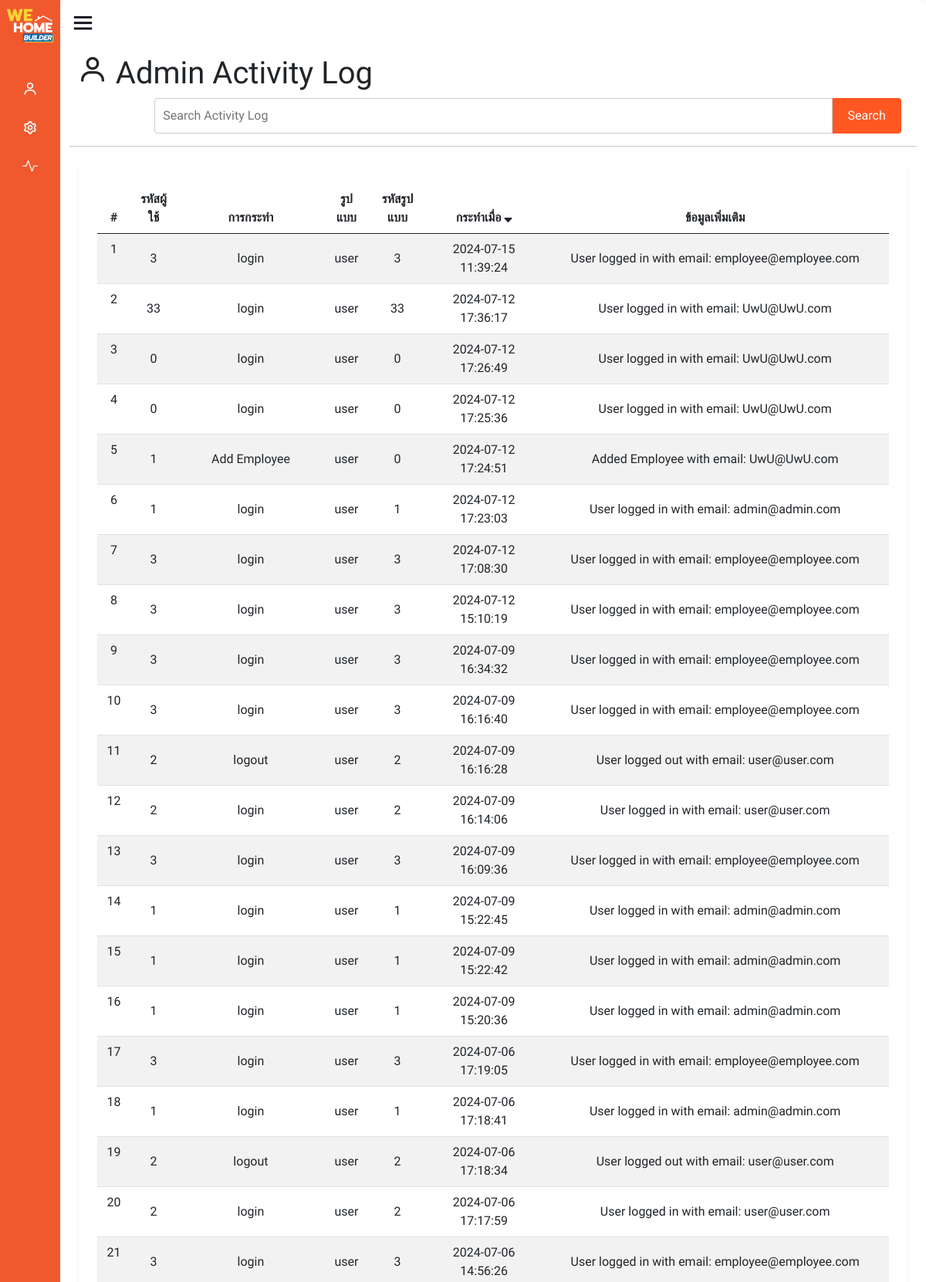
The page /view/admin/activity.php (upper part) on the database its author committed.
### tables this page shows
CREATE TABLE IF NOT EXISTS `admin_activity_log` (
  `id` int(11) NOT NULL AUTO_INCREMENT,
  `userId` int(11) NOT NULL,
  `action` varchar(50) NOT NULL,
  `entity` varchar(50) NOT NULL,
  `entity_id` int(11) NOT NULL,
  `create_at` timestamp NOT NULL DEFAULT current_timestamp(),
  `additional_info` text DEFAULT NULL,
  PRIMARY KEY (`id`),
  KEY `fk_user_id` (`userId`)
);

### view/admin/activity.php (the view, shortened to what this page needs)
<?php
$sort_order = isset($_GET['sort']) && $_GET['sort'] == 'asc' ? 'asc' : 'desc';
$new_sort_order = $sort_order == 'asc' ? 'desc' : 'asc';
$icon = $sort_order == 'asc' ? 'fa-sort-up' : 'fa-sort-down';
$search = isset($_GET['search']) ? htmlspecialchars($_GET['search']) : '';
?>
<!DOCTYPE html>
<html lang="th">
<head>
    <link rel="stylesheet" href="https://fastly.jsdelivr.net/npm/bootstrap@5.0.0-beta1/dist/css/bootstrap.min.css">
    <link rel="stylesheet" href="https://cdnjs.cloudflare.com/ajax/libs/font-awesome/6.0.0-beta3/css/all.min.css">
</head>
<body>
    <?php include('function/sidebar.php'); ?>
    <br>
    <h1 class="app-page-title">&nbsp;<i class="bx bx-user"></i> Admin Activity Log</h1>
    <form method="GET" action="" class="search-form">
        <input class="insearch" type="text" name="search" placeholder="Search Activity Log" value="<?php echo $search; ?>">
        <button type="submit" class="search">Search</button>
    </form>
    <hr class="mb-4">
    <div class="container">
        <div class="row g-4 settings-section">
            <div class="col-12 col-md-12">
                <div class="app-card app-card-settings shadow-sm p-4">
                    <div class="app-card-body">
                        <div class="table-responsive">
                            <table class="table table-striped" id="Tableall">
                                <thead>
                                    <tr>
                                        <th scope="col" style="text-align: center;">#</th>
                                        <th scope="col" style="text-align: center;">รหัสผู้ใช้</th>
                                        <th scope="col" style="text-align: center;">การกระทำ</th>
                                        <th scope="col" style="text-align: center;">รูปแบบ</th>
                                        <th scope="col" style="text-align: center;">รหัสรูปแบบ</th>
                                        <th scope="col" style="text-align: center;" class="sortable-column">
                                            <a href="?sort=<?php echo $new_sort_order; ?>">กระทำเมื่อ <i class="fas <?php echo $icon; ?>"></i></a>
                                        </th>
                                        <th scope="col" style="text-align: center;">ข้อมูลเพิ่มเติม</th>
                                    </tr>
                                </thead>
                                <tbody class="text-center">
                                    <?php
                                    $i = 1;
                                    $sql = "SELECT * FROM admin_activity_log
                                            WHERE userId LIKE '%$search%'
                                               OR action LIKE '%$search%'
                                               OR entity LIKE '%$search%'
                                               OR entity_id LIKE '%$search%'
                                               OR create_at LIKE '%$search%'
                                               OR additional_info LIKE '%$search%'
                                            ORDER BY create_at $sort_order";
                                    $query = $conn->query($sql);
                                    foreach ($query as $row) :
                                    ?>
                                        <tr>
                                            <td><?php echo $i++; ?></td>
                                            <td class="align-middle"><?php echo $row['userId'] ?></td>
                                            <td class="align-middle"><?php echo $row['action'] ?></td>
                                            <td class="align-middle"><?php echo $row['entity'] ?></td>
                                            <td class="align-middle"><?php echo $row['entity_id']; ?></td>
                                            <td class="align-middle"><?php echo $row['create_at'] ?></td>
                                            <td class="align-middle"><?php echo $row['additional_info'] ?></td>
                                        </tr>
                                    <?php endforeach; ?>
                                </tbody>
                            </table>
                        </div>
                    </div>
                </div>
            </div>
        </div>
    </div>
</body>
</html>

### view/admin/function/sidebar.php (shortened to what this page needs)
<!DOCTYPE html>
<html lang="en" dir="ltr">
<head>
  <link href='https://unpkg.com/boxicons@2.0.7/css/boxicons.min.css' rel='stylesheet'>
  <link rel="stylesheet" href="https://cdn.jsdelivr.net/npm/bootstrap-icons@1.11.3/font/bootstrap-icons.min.css">
</head>
<body>
  <div class="sidebar close">
    <div class="logo-details">
      <img src="../../view/assets/img/logo/logo.png" alt="logo of wehome" weight="50px" height="50px" style="padding-left:8px; padding-right:10px;" />
    </div>
    <ul class="nav-links">
      <li>
        <div class="iocn-link">
          <a href="#">
            <i class="bx bx-user nav_icon"></i>
          </a>
        </div>
      </li>
      <li>
        <div class="iocn-link">
          <a href="#">
            <i class="bx bx-cog nav_icon"></i>
          </a>
        </div>
      </li>
      <li>
        <a href="../admin/activity.php">
          <i class="bi bi-activity nav_icon"></i>
        </a>
      </li>
    </ul>
  </div>
  <section class="home-section">
    <div class="home-content">
      <i class='bx bx-menu'></i>
    </div>
</body>
</html>

### view/admin/activity.php (style rules this page uses)
.home-section { max-height: 100vh; overflow-y: auto; overflow-x: hidden; padding: 20px; background-color: #f9f9f9; box-shadow: 0 0 10px rgba(0, 0, 0, 0.1); border-radius: 10px; }
.sortable-column a { text-decoration: none; color: inherit; }
.search-form { display: flex; justify-content: center; }
.insearch { width: 80%; margin: 0 0 0 90px; padding: 10px; border: 1px solid #ccc; border-radius: 4px 0 0 4px; outline: none; }
.search { padding: 10px 20px; border: none; background-color: #ff5722; color: white; border-radius: 0 4px 4px 0; cursor: pointer; }

### view/admin/function/sidebar.php (style rules this page uses)
* { margin: 0; padding: 0; box-sizing: border-box; font-family: 'Kanit', sans-serif; }
body { overflow: hidden; }
.sidebar { position: fixed; top: 0; left: 0; height: 100%; width: 300px; background: #F0592E; z-index: 100; transition: all 0.5s ease; }
.sidebar.close { width: 78px; }
.sidebar .logo-details { height: 60px; width: 100%; display: flex; align-items: center; }
.sidebar .nav-links { height: 100%; padding: 30px 0 150px 0; overflow: auto; }
.sidebar.close .nav-links { overflow: visible; }
.sidebar .nav-links li { position: relative; list-style: none; transition: all 0.4s ease; }
.sidebar .nav-links li .iocn-link { display: flex; align-items: center; justify-content: space-between; }
.sidebar.close .nav-links li .iocn-link { display: block; }
.sidebar .nav-links li i { height: 50px; min-width: 78px; text-align: center; line-height: 50px; color: #fff; font-size: 20px; cursor: pointer; transition: all 0.3s ease; }
.sidebar .nav-links li a { display: flex; align-items: center; text-decoration: none; }
.home-section { position: relative; background: #fff; height: 100vh; left: 300px; width: calc(100% - 300px); transition: all 0.5s ease; padding: 12px; }
.sidebar.close~.home-section { left: 78px; width: calc(100% - 78px); }
.home-content { display: flex; align-items: center; flex-wrap: wrap; }
.home-section .home-content .bx-menu, .home-section .home-content .text { color: #11101d; font-size: 35px; }
.home-section .home-content .bx-menu { cursor: pointer; margin-right: 10px; }

### rows shown on the page
admin_activity_log: userId "3", action "login", entity "user", entity "3", create_at "2024-07-15 11:39:24", additional_info "User logged in with email: employee@employee.com"
admin_activity_log: userId "33", action "login", entity "user", entity "33", create_at "2024-07-12 17:36:17", additional_info "User logged in with email: UwU@UwU.com"
admin_activity_log: userId "0", action "login", entity "user", entity "0", create_at "2024-07-12 17:26:49", additional_info "User logged in with email: UwU@UwU.com"
admin_activity_log: userId "0", action "login", entity "user", entity "0", create_at "2024-07-12 17:25:36", additional_info "User logged in with email: UwU@UwU.com"
admin_activity_log: userId "1", action "Add Employee", entity "user", entity "0", create_at "2024-07-12 17:24:51", additional_info "Added Employee with email: UwU@UwU.com"
admin_activity_log: userId "1", action "login", entity "user", entity "1", create_at "2024-07-12 17:23:03", additional_info "User logged in with email: admin@admin.com"
admin_activity_log: userId "3", action "login", entity "user", entity "3", create_at "2024-07-12 17:08:30", additional_info "User logged in with email: employee@employee.com"
admin_activity_log: userId "3", action "login", entity "user", entity "3", create_at "2024-07-12 15:10:19", additional_info "User logged in with email: employee@employee.com"
admin_activity_log: userId "3", action "login", entity "user", entity "3", create_at "2024-07-09 16:34:32", additional_info "User logged in with email: employee@employee.com"
admin_activity_log: userId "3", action "login", entity "user", entity "3", create_at "2024-07-09 16:16:40", additional_info "User logged in with email: employee@employee.com"
admin_activity_log: userId "2", action "logout", entity "user", entity "2", create_at "2024-07-09 16:16:28", additional_info "User logged out with email: user@user.com"
admin_activity_log: userId "2", action "login", entity "user", entity "2", create_at "2024-07-09 16:14:06", additional_info "User logged in with email: user@user.com"
admin_activity_log: userId "3", action "login", entity "user", entity "3", create_at "2024-07-09 16:09:36", additional_info "User logged in with email: employee@employee.com"
admin_activity_log: userId "1", action "login", entity "user", entity "1", create_at "2024-07-09 15:22:45", additional_info "User logged in with email: admin@admin.com"
admin_activity_log: userId "1", action "login", entity "user", entity "1", create_at "2024-07-09 15:22:42", additional_info "User logged in with email: admin@admin.com"
admin_activity_log: userId "1", action "login", entity "user", entity "1", create_at "2024-07-09 15:20:36", additional_info "User logged in with email: admin@admin.com"
admin_activity_log: userId "3", action "login", entity "user", entity "3", create_at "2024-07-06 17:19:05", additional_info "User logged in with email: employee@employee.com"
admin_activity_log: userId "1", action "login", entity "user", entity "1", create_at "2024-07-06 17:18:41", additional_info "User logged in with email: admin@admin.com"
admin_activity_log: userId "2", action "logout", entity "user", entity "2", create_at "2024-07-06 17:18:34", additional_info "User logged out with email: user@user.com"
admin_activity_log: userId "2", action "login", entity "user", entity "2", create_at "2024-07-06 17:17:59", additional_info "User logged in with email: user@user.com"
admin_activity_log: userId "3", action "login", entity "user", entity "3", create_at "2024-07-06 14:56:26", additional_info "User logged in with email: employee@employee.com"
